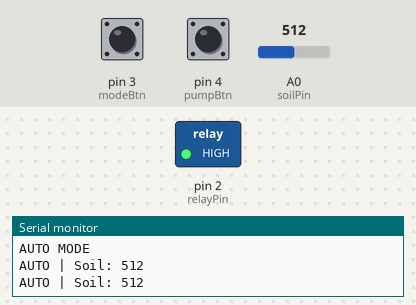
Simulated run of this sketch. Board: Arduino Uno, built with avr-gcc and run on an emulated ATmega328P. Parts: switched loads named in the sketch (green lamp = pin HIGH), the last lines printed to the serial monitor. The inputs (shaded band) are chosen by the test bench; at power-on: A0 (soilPin) = 512, pin 3 (modeBtn) HIGH, pin 4 (pumpBtn) HIGH.

Above: at 1.2 s.
1.3 s: A0 (soilPin) set to 692
2.8 s: A0 (soilPin) set to 718
At 3.7 s:
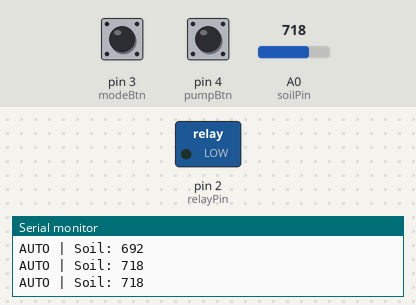
4.3 s: pin 3 (modeBtn) pulled LOW for 0.15 s
At 4.8 s:
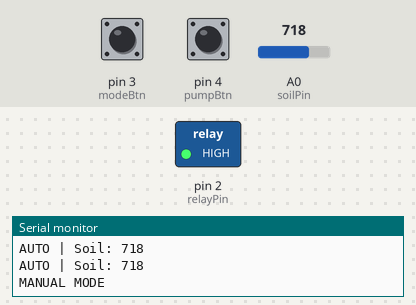
5.9 s: pin 4 (pumpBtn) pulled LOW for 0.15 s
At 7.1 s:
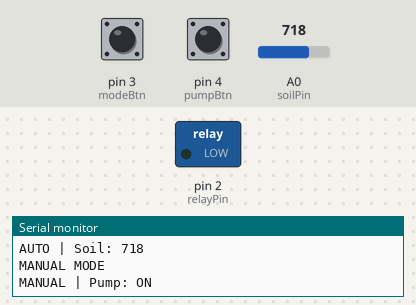
7.5 s: pin 4 (pumpBtn) pulled LOW for 1 s
At 8.5 s:
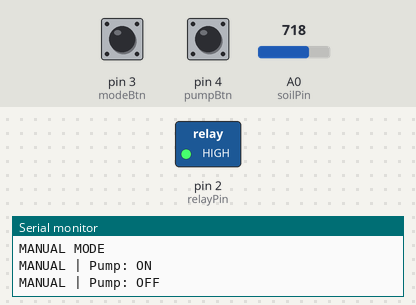
10.0 s: pin 4 (pumpBtn) pulled LOW for 3.2 s
At 10.4 s:
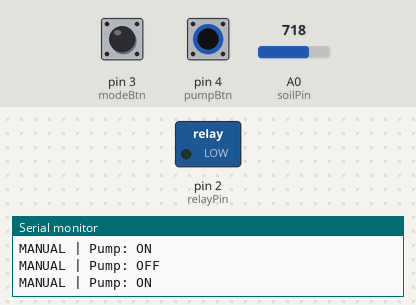
Timing chart, 0 to 13.0 s (numbered marks = the images above; inputs shaded):
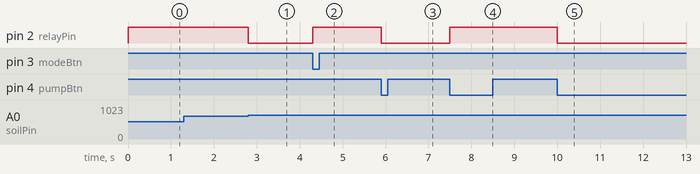

The sketch:

Dual-Mode-Smart-Plant-Watering-System.ino
```cpp
const int soilPin   = A0;
const int relayPin  = 2;
const int modeBtn   = 3;
const int pumpBtn   = 4;

int soilValue;
int dryThreshold = 700;
int wetThreshold = 300;

bool autoMode = true;

/* ===== MODE BUTTON ===== */
bool lastModeBtn = HIGH;
unsigned long lastModeTime = 0;
const unsigned long debounceDelay = 200;

/* ===== MANUAL PUMP BUTTON ===== */
bool pumpState = false;
bool lastPumpBtn = HIGH;
unsigned long lastPumpTime = 0;

/* ===== SERIAL PRINT ===== */
unsigned long lastPrintTime = 0;
const unsigned long printInterval = 500;

/* ===== FUNCTION ===== */
void pumpOff() {
  pumpState = false;
  digitalWrite(relayPin, HIGH);   // ปิดปั๊ม (Active LOW)
}

void setup() {
  Serial.begin(9600);

  pinMode(relayPin, OUTPUT);
  digitalWrite(relayPin, HIGH);   // ปิดปั๊มตั้งแต่เริ่ม

  pinMode(modeBtn, INPUT_PULLUP);
  pinMode(pumpBtn, INPUT_PULLUP);

  Serial.println("AUTO MODE");
}

void loop() {

  /* ===== MODE BUTTON ===== */
  bool modeState = digitalRead(modeBtn);

  if (modeState == LOW && lastModeBtn == HIGH &&
      millis() - lastModeTime > debounceDelay) {

    lastModeTime = millis();
    autoMode = !autoMode;

    pumpOff();        //  บังคับปิดปั๊มทุกครั้งที่เปลี่ยนโหมด
    delay(50);        // กันรีเลย์เด้ง
    lastPumpBtn = digitalRead(pumpBtn);

    Serial.println(autoMode ? "AUTO MODE" : "MANUAL MODE");
  }
  lastModeBtn = modeState;

  /* ===== MANUAL MODE ===== */
  if (!autoMode) {

    bool pumpBtnState = digitalRead(pumpBtn);

    if (pumpBtnState == LOW && lastPumpBtn == HIGH &&
        millis() - lastPumpTime > debounceDelay) {

      lastPumpTime = millis();
      pumpState = !pumpState;

      digitalWrite(relayPin, pumpState ? LOW : HIGH);

      Serial.print("MANUAL | Pump: ");
      Serial.println(pumpState ? "ON" : "OFF");
    }

    lastPumpBtn = pumpBtnState;
    return;
  }

  /* ===== AUTO MODE ===== */
  soilValue = analogRead(soilPin);

  if (millis() - lastPrintTime >= printInterval) {
    Serial.print("AUTO | Soil: ");
    Serial.println(soilValue);
    lastPrintTime = millis();
  }

  if (soilValue > dryThreshold) {
    digitalWrite(relayPin, LOW);   // ดินแห้ง → เปิดปั๊ม
  }
  else if (soilValue < wetThreshold) {
    digitalWrite(relayPin, HIGH);  // ดินชื้น → ปิดปั๊ม
  }
}
```

Measured:
- the behaviour switches between 700 and 701 on A0 (soilPin) (found by bisection; images 0 and 1)
- after the input at 2.8 s, pin 2 (relayPin): HIGH → LOW at once
- after the input at 4.3 s, pin 2 (relayPin): LOW → HIGH at once
- after the input at 5.9 s, pin 2 (relayPin): HIGH → LOW at once
- after the input at 7.5 s, pin 2 (relayPin): LOW → HIGH at once
- after the input at 10.0 s, pin 2 (relayPin): HIGH → LOW at once
